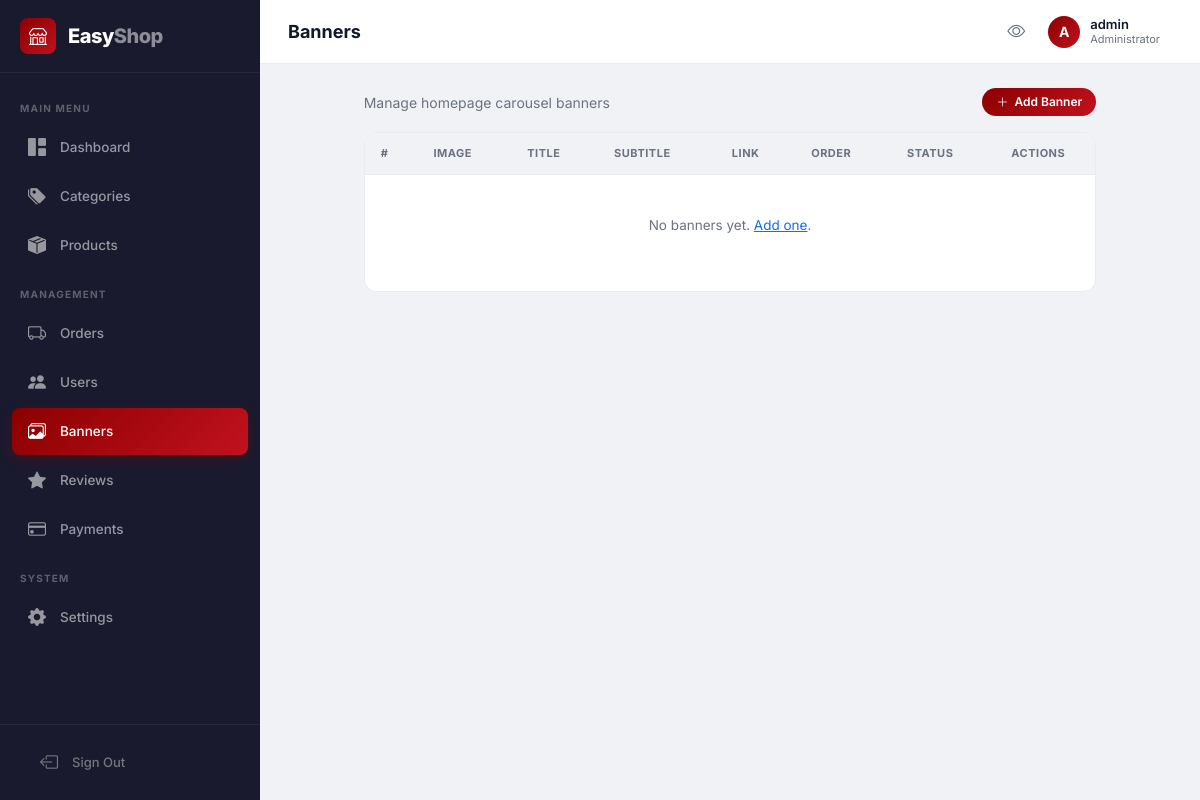
Before: /admin/banners.php (signed in) with the older database file.
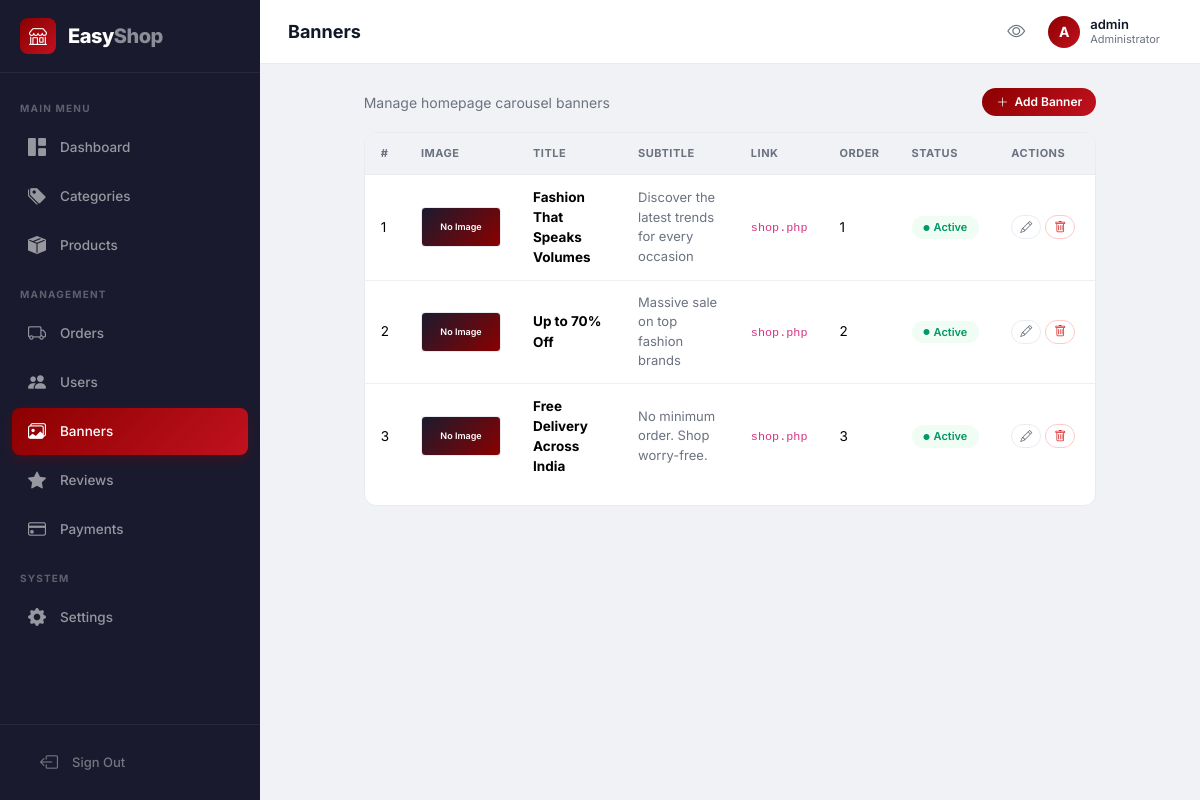
After: the same page with the newer database file.
### tables this page shows
CREATE TABLE IF NOT EXISTS banners (
  id INT AUTO_INCREMENT PRIMARY KEY,
  title VARCHAR(200) DEFAULT NULL,
  subtitle VARCHAR(200) DEFAULT NULL,
  description TEXT DEFAULT NULL,
  link VARCHAR(255) DEFAULT NULL,
  image VARCHAR(255) NOT NULL,
  status TINYINT DEFAULT 1,
  sort_order INT DEFAULT 0,
  created_at TIMESTAMP DEFAULT CURRENT_TIMESTAMP
);

### admin/banners.php (the view, shortened to what this page needs)
<?php
$page_title = 'Banners';
require_once 'includes/header.php';
$banner_q = mysqli_query($conn, "SELECT * FROM banners ORDER BY sort_order ASC, id DESC");
$banners = $banner_q ? $banner_q : false;
?>
<div class="row justify-content-center">
  <div class="col-lg-10">
    <div class="d-flex justify-content-between align-items-center mb-3" style="flex-wrap:wrap;gap:10px;">
      <p style="color:var(--text-muted);margin:0;font-size:14px;">Manage homepage carousel banners</p>
      <a href="add_banner.php" class="btn-red btn-sm"><i class="bi bi-plus-lg"></i> Add Banner</a>
    </div>
    <div class="table-card">
      <div class="table-responsive">
        <table class="table">
          <thead>
            <tr>
              <th>#</th>
              <th>Image</th>
              <th>Title</th>
              <th>Subtitle</th>
              <th>Link</th>
              <th>Order</th>
              <th>Status</th>
              <th style="width:100px;">Actions</th>
            </tr>
          </thead>
          <tbody>
            <?php if ($banners && mysqli_num_rows($banners) > 0):
              $i = 1;
              while ($b = mysqli_fetch_assoc($banners)):
                $img = $b['image'] && file_exists('../' . $b['image']) ? '../' . $b['image'] : '';
            ?>
              <tr>
                <td><?php echo $i++; ?></td>
                <td>
                  <?php if ($img): ?>
                    <img src="<?php echo $img; ?>" style="width:80px;height:40px;border-radius:4px;object-fit:cover;border:1px solid var(--border-color);">
                  <?php else: ?>
                    <span style="display:inline-block;width:80px;height:40px;border-radius:4px;background:linear-gradient(135deg,#1a1a2e,var(--red));color:#fff;font-size:9px;display:flex;align-items:center;justify-content:center;font-weight:600;border:1px solid var(--border-color);">No Image</span>
                  <?php endif; ?>
                </td>
                <td><strong><?php echo htmlspecialchars($b['title'] ?? '-'); ?></strong></td>
                <td style="color:var(--text-muted);font-size:13px;"><?php echo htmlspecialchars($b['subtitle'] ?? '-'); ?></td>
                <td><code><?php echo htmlspecialchars($b['link'] ?? '-'); ?></code></td>
                <td><?php echo $b['sort_order']; ?></td>
                <td>
                  <span style="display:inline-flex;align-items:center;gap:4px;padding:3px 12px;border-radius:50px;font-size:11px;font-weight:600;background:<?php echo $b['status'] ? '#f0fdf4' : '#fef2f2'; ?>;color:<?php echo $b['status'] ? '#059669' : '#dc2626'; ?>;">
                    <i class="bi bi-circle-fill" style="font-size:6px;"></i> <?php echo $b['status'] ? 'Active' : 'Inactive'; ?>
                  </span>
                </td>
                <td>
                  <div class="d-flex gap-1">
                    <a href="edit_banner.php?id=<?php echo $b['id']; ?>" class="btn btn-sm btn-outline-secondary" style="padding:2px 8px;font-size:12px;" title="Edit"><i class="bi bi-pencil"></i></a>
                    <a href="edit_banner.php?delete=<?php echo $b['id']; ?>" class="btn btn-sm btn-outline-secondary" style="padding:2px 8px;font-size:12px;color:#dc2626;border-color:#fecaca;" onclick="return confirm('Delete this banner?')" title="Delete"><i class="bi bi-trash"></i></a>
                  </div>
                </td>
              </tr>
            <?php endwhile; else: ?>
              <tr><td colspan="8" style="text-align:center;padding:40px;color:var(--text-muted);">No banners yet. <a href="add_banner.php">Add one</a>.</td></tr>
            <?php endif; ?>
          </tbody>
        </table>
      </div>
    </div>
  </div>
</div>
<?php require_once 'includes/footer.php'; ?>

### admin/includes/header.php (shortened to what this page needs)
<!DOCTYPE html>
<html lang="en">
<head>
  <link href="https://cdn.jsdelivr.net/npm/bootstrap@5.3.2/dist/css/bootstrap.min.css" rel="stylesheet">
  <link rel="stylesheet" href="https://cdn.jsdelivr.net/npm/bootstrap-icons@1.11.3/font/bootstrap-icons.min.css">
  <link rel="stylesheet" href="assets/css/admin.css">
</head>
<body>
<div class="admin-sidebar" id="adminSidebar">
  <div class="brand">
    <div class="brand-icon"><i class="bi bi-shop"></i></div>
    <span class="brand-text">Easy<span>Shop</span></span>
  </div>
  <div class="nav-wrap">
    <div class="nav-label">Main Menu</div>
    <div class="nav-item">
      <a class="nav-link <?php echo basename($_SERVER['PHP_SELF']) == 'dashboard.php' ? 'active' : ''; ?>" href="dashboard.php">
        <i class="bi bi-grid-1x2-fill"></i>
        <span>Dashboard</span>
      </a>
    </div>
    <div class="nav-item">
      <a class="nav-link <?php echo strpos($_SERVER['PHP_SELF'], 'category') !== false ? 'active' : ''; ?>" href="categories.php">
        <i class="bi bi-tags-fill"></i>
        <span>Categories</span>
      </a>
    </div>
    <div class="nav-item">
      <a class="nav-link <?php echo strpos($_SERVER['PHP_SELF'], 'product') !== false ? 'active' : ''; ?>" href="products.php">
        <i class="bi bi-box-seam-fill"></i>
        <span>Products</span>
      </a>
    </div>
    <div class="nav-label">Management</div>
    <div class="nav-item">
      <a class="nav-link <?php echo basename($_SERVER['PHP_SELF']) == 'orders.php' ? 'active' : ''; ?>" href="orders.php">
        <i class="bi bi-truck"></i>
        <span>Orders</span>
      </a>
    </div>
    <div class="nav-item">
      <a class="nav-link <?php echo basename($_SERVER['PHP_SELF']) == 'users.php' ? 'active' : ''; ?>" href="users.php">
        <i class="bi bi-people-fill"></i>
        <span>Users</span>
      </a>
    </div>
    <div class="nav-item">
      <a class="nav-link <?php echo strpos($_SERVER['PHP_SELF'], 'banner') !== false ? 'active' : ''; ?>" href="banners.php">
        <i class="bi bi-images"></i>
        <span>Banners</span>
      </a>
    </div>
    <div class="nav-item">
      <a class="nav-link <?php echo basename($_SERVER['PHP_SELF']) == 'reviews.php' ? 'active' : ''; ?>" href="reviews.php">
        <i class="bi bi-star-fill"></i>
        <span>Reviews</span>
      </a>
    </div>
    <div class="nav-item">
      <a class="nav-link <?php echo basename($_SERVER['PHP_SELF']) == 'payments.php' ? 'active' : ''; ?>" href="payments.php">
        <i class="bi bi-credit-card"></i>
        <span>Payments</span>
      </a>
    </div>
    <div class="nav-label">System</div>
    <div class="nav-item">
      <a class="nav-link <?php echo basename($_SERVER['PHP_SELF']) == 'settings.php' ? 'active' : ''; ?>" href="settings.php">
        <i class="bi bi-gear-fill"></i>
        <span>Settings</span>
      </a>
    </div>
  </div>
  <div class="sidebar-footer">
    <div class="nav-item">
      <a class="nav-link" href="logout.php">
        <i class="bi bi-box-arrow-left"></i>
        <span>Sign Out</span>
      </a>
    </div>
  </div>
</div>
<div class="admin-topbar" id="adminTopbar">
  <div class="topbar-left">
    <h4><?php echo isset($page_title) ? $page_title : 'Dashboard'; ?></h4>
  </div>
  <div class="topbar-right">
    <a href="../index.php" class="btn-icon" title="View Site"><i class="bi bi-eye"></i></a>
    <div class="admin-profile dropdown" data-bs-toggle="dropdown">
      <div class="avatar"><?php echo strtoupper(substr($_SESSION['admin_name'], 0, 1)); ?></div>
      <div class="info d-none d-sm-block">
        <div class="name"><?php echo $_SESSION['admin_name']; ?></div>
        <div class="role">Administrator</div>
      </div>
    </div>
  </div>
</div>
<div class="admin-content">

### admin/includes/footer.php (shortened to what this page needs)
</div>
</body>
</html>

Changed rows visible on the page:
added banners: image "No Image", title "Fashion That Speaks Volumes", subtitle "Discover the latest trends for every occasion", link "shop.php", sort_order "1", status "Active"
added banners: image "No Image", title "Up to 70% Off", subtitle "Massive sale on top fashion brands", link "shop.php", sort_order "2", status "Active"
added banners: image "No Image", title "Free Delivery Across India", subtitle "No minimum order. Shop worry-free.", link "shop.php", sort_order "3", status "Active"
Other visible differences:
text no longer shown: "No banners yet. Add one ."
